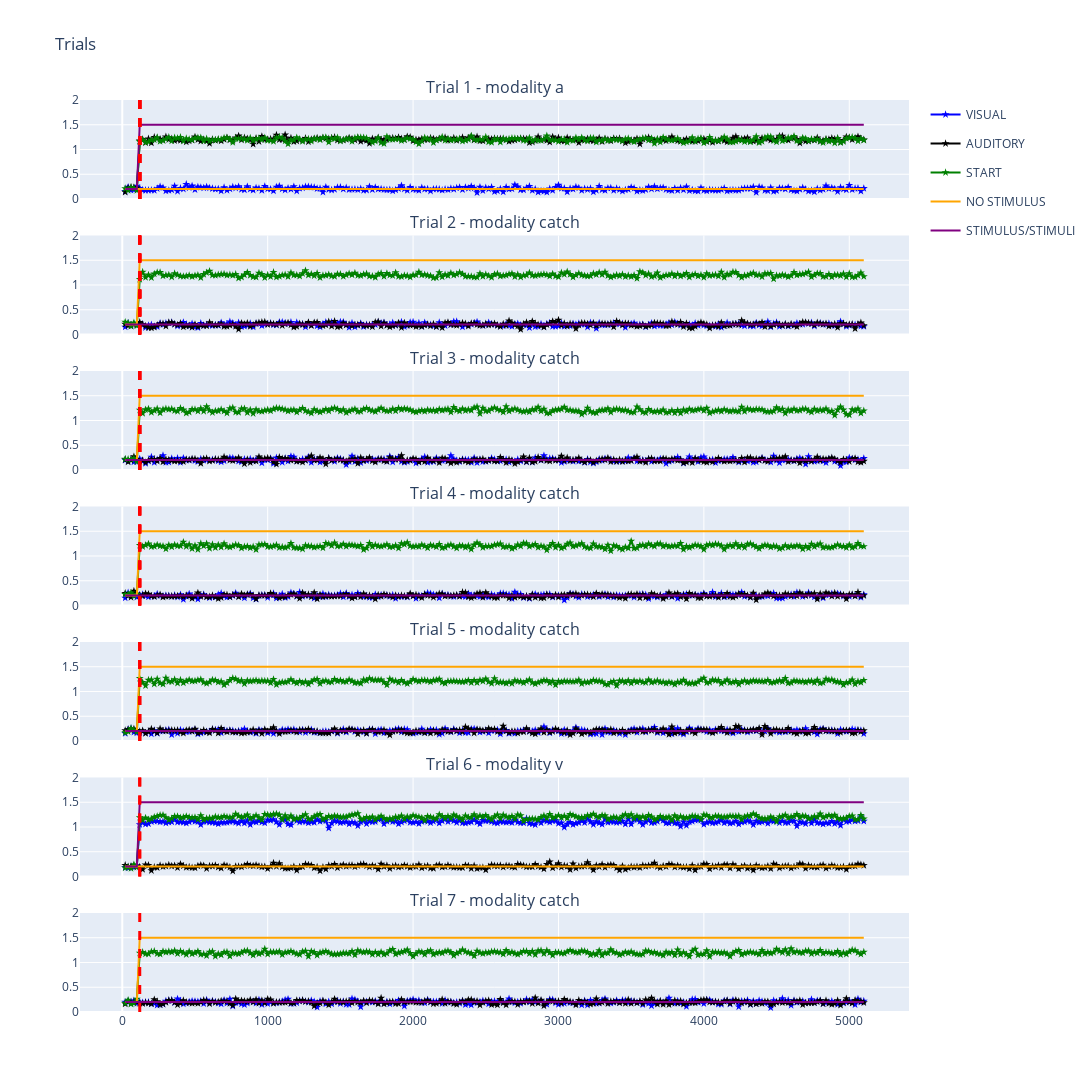

The code cell stored with this chart in its notebook:
### Code cell
fig = make_subplots(rows=minibatch_size, cols=1,
                    shared_xaxes=True,
                    vertical_spacing=0.04,
                    subplot_titles=[
                        "Trial " + str(i + 1) + " - modality " + str(trials['modality'][i])
                        for i in range(minibatch_size)])
showlegend = True
for i in range(minibatch_size):
    fig.add_trace(go.Scatter(
        name="VISUAL",
        mode="markers+lines", x=t, y=trials['inputs'][i][:,0],
        marker_symbol="star",
        legendgroup="VISUAL",
        showlegend=showlegend,
        line_color = 'blue'
    ), row=i+1, col=1)
    fig.add_trace(go.Scatter(
        name="AUDITORY",
        mode="markers+lines", x=t, y=trials['inputs'][i][:,1],
        marker_symbol="star",
        legendgroup="AUDITORY",
        showlegend=showlegend,
        line_color = 'black'
    ), row=i+1, col=1)
    fig.add_trace(go.Scatter(
        name="START",
        mode="markers+lines", x=t, y=trials['inputs'][i][:,2],
        marker_symbol="star",
        legendgroup="START",
        showlegend=showlegend,
        line_color = 'green'
    ), row=i+1, col=1)
    fig.add_trace(go.Scatter(
        name="NO STIMULUS",
        mode="lines", x=t, y=trials['outputs'][i][:,0],
        legendgroup="OUTPUT 1",
        showlegend=showlegend,
        line_color = 'orange'
    ), row=i+1, col=1)
    fig.add_trace(go.Scatter(
        name="STIMULUS/STIMULI",
        mode="lines", x=t, y=trials['outputs'][i][:,1],
        legendgroup="OUTPUT 2",
        showlegend=showlegend,
        line_color = 'purple'
    ), row=i+1, col=1)
    fig.add_vline(x=task.fixation + dt, line_width=3, line_dash="dash", line_color="red")
    showlegend = False
    fig.update_yaxes(range=[0, 2], row=i+1, col=1)
fig.update_layout(height=1300, width=1300, title_text="Trials")
fig.show()

# Q
# How can we insert the inter-trials interval? (3-5 s) Was it present in Guido's task? No
# Sometimes the input stimulus is very low; are we fine with that? YES
# separate auditory and visual neurons in the networks
# 40 visual + 40 auditory in one epoch, 50% of them can be catch trials

### Figure 1 — Plotly figure (JSON) as saved in the notebook; plotly's stock layout.template omitted (floating-point values rounded to 4 significant figures; data arrays with more than 128 entries replaced by an {"elided": "..."} marker saying what was removed)
{"data": [{"legendgroup": "VISUAL", "line": {"color": "blue"}, "marker": {"symbol": "star"}, "mode": "markers+lines", "name": "VISUAL", "showlegend": true, "type": "scatter", "x": {"elided": "255 int values"}, "xaxis": "x", "y": {"elided": "255 float values"}, "yaxis": "y"}, {"legendgroup": "AUDITORY", "line": {"color": "black"}, "marker": {"symbol": "star"}, "mode": "markers+lines", "name": "AUDITORY", "showlegend": true, "type": "scatter", "x": {"elided": "255 int values"}, "xaxis": "x", "y": {"elided": "255 float values"}, "yaxis": "y"}, {"legendgroup": "START", "line": {"color": "green"}, "marker": {"symbol": "star"}, "mode": "markers+lines", "name": "START", "showlegend": true, "type": "scatter", "x": {"elided": "255 int values"}, "xaxis": "x", "y": {"elided": "255 float values"}, "yaxis": "y"}, {"legendgroup": "OUTPUT 1", "line": {"color": "orange"}, "mode": "lines", "name": "NO STIMULUS", "showlegend": true, "type": "scatter", "x": {"elided": "255 int values"}, "xaxis": "x", "y": {"elided": "255 float values"}, "yaxis": "y"}, {"legendgroup": "OUTPUT 2", "line": {"color": "purple"}, "mode": "lines", "name": "STIMULUS/STIMULI", "showlegend": true, "type": "scatter", "x": {"elided": "255 int values"}, "xaxis": "x", "y": {"elided": "255 float values"}, "yaxis": "y"}, {"legendgroup": "VISUAL", "line": {"color": "blue"}, "marker": {"symbol": "star"}, "mode": "markers+lines", "name": "VISUAL", "showlegend": false, "type": "scatter", "x": {"elided": "255 int values"}, "xaxis": "x2", "y": {"elided": "255 float values"}, "yaxis": "y2"}, {"legendgroup": "AUDITORY", "line": {"color": "black"}, "marker": {"symbol": "star"}, "mode": "markers+lines", "name": "AUDITORY", "showlegend": false, "type": "scatter", "x": {"elided": "255 int values"}, "xaxis": "x2", "y": {"elided": "255 float values"}, "yaxis": "y2"}, {"legendgroup": "START", "line": {"color": "green"}, "marker": {"symbol": "star"}, "mode": "markers+lines", "name": "START", "showlegend": false, "type": "scatter", "x": {"elided": "255 int values"}, "xaxis": "x2", "y": {"elided": "255 float values"}, "yaxis": "y2"}, {"legendgroup": "OUTPUT 1", "line": {"color": "orange"}, "mode": "lines", "name": "NO STIMULUS", "showlegend": false, "type": "scatter", "x": {"elided": "255 int values"}, "xaxis": "x2", "y": {"elided": "255 float values"}, "yaxis": "y2"}, {"legendgroup": "OUTPUT 2", "line": {"color": "purple"}, "mode": "lines", "name": "STIMULUS/STIMULI", "showlegend": false, "type": "scatter", "x": {"elided": "255 int values"}, "xaxis": "x2", "y": {"elided": "255 float values"}, "yaxis": "y2"}, {"legendgroup": "VISUAL", "line": {"color": "blue"}, "marker": {"symbol": "star"}, "mode": "markers+lines", "name": "VISUAL", "showlegend": false, "type": "scatter", "x": {"elided": "255 int values"}, "xaxis": "x3", "y": {"elided": "255 float values"}, "yaxis": "y3"}, {"legendgroup": "AUDITORY", "line": {"color": "black"}, "marker": {"symbol": "star"}, "mode": "markers+lines", "name": "AUDITORY", "showlegend": false, "type": "scatter", "x": {"elided": "255 int values"}, "xaxis": "x3", "y": {"elided": "255 float values"}, "yaxis": "y3"}, {"legendgroup": "START", "line": {"color": "green"}, "marker": {"symbol": "star"}, "mode": "markers+lines", "name": "START", "showlegend": false, "type": "scatter", "x": {"elided": "255 int values"}, "xaxis": "x3", "y": {"elided": "255 float values"}, "yaxis": "y3"}, {"legendgroup": "OUTPUT 1", "line": {"color": "orange"}, "mode": "lines", "name": "NO STIMULUS", "showlegend": false, "type": "scatter", "x": {"elided": "255 int values"}, "xaxis": "x3", "y": {"elided": "255 float values"}, "yaxis": "y3"}, {"legendgroup": "OUTPUT 2", "line": {"color": "purple"}, "mode": "lines", "name": "STIMULUS/STIMULI", "showlegend": false, "type": "scatter", "x": {"elided": "255 int values"}, "xaxis": "x3", "y": {"elided": "255 float values"}, "yaxis": "y3"}, {"legendgroup": "VISUAL", "line": {"color": "blue"}, "marker": {"symbol": "star"}, "mode": "markers+lines", "name": "VISUAL", "showlegend": false, "type": "scatter", "x": {"elided": "255 int values"}, "xaxis": "x4", "y": {"elided": "255 float values"}, "yaxis": "y4"}, {"legendgroup": "AUDITORY", "line": {"color": "black"}, "marker": {"symbol": "star"}, "mode": "markers+lines", "name": "AUDITORY", "showlegend": false, "type": "scatter", "x": {"elided": "255 int values"}, "xaxis": "x4", "y": {"elided": "255 float values"}, "yaxis": "y4"}, {"legendgroup": "START", "line": {"color": "green"}, "marker": {"symbol": "star"}, "mode": "markers+lines", "name": "START", "showlegend": false, "type": "scatter", "x": {"elided": "255 int values"}, "xaxis": "x4", "y": {"elided": "255 float values"}, "yaxis": "y4"}, {"legendgroup": "OUTPUT 1", "line": {"color": "orange"}, "mode": "lines", "name": "NO STIMULUS", "showlegend": false, "type": "scatter", "x": {"elided": "255 int values"}, "xaxis": "x4", "y": {"elided": "255 float values"}, "yaxis": "y4"}, {"legendgroup": "OUTPUT 2", "line": {"color": "purple"}, "mode": "lines", "name": "STIMULUS/STIMULI", "showlegend": false, "type": "scatter", "x": {"elided": "255 int values"}, "xaxis": "x4", "y": {"elided": "255 float values"}, "yaxis": "y4"}, {"legendgroup": "VISUAL", "line": {"color": "blue"}, "marker": {"symbol": "star"}, "mode": "markers+lines", "name": "VISUAL", "showlegend": false, "type": "scatter", "x": {"elided": "255 int values"}, "xaxis": "x5", "y": {"elided": "255 float values"}, "yaxis": "y5"}, {"legendgroup": "AUDITORY", "line": {"color": "black"}, "marker": {"symbol": "star"}, "mode": "markers+lines", "name": "AUDITORY", "showlegend": false, "type": "scatter", "x": {"elided": "255 int values"}, "xaxis": "x5", "y": {"elided": "255 float values"}, "yaxis": "y5"}, {"legendgroup": "START", "line": {"color": "green"}, "marker": {"symbol": "star"}, "mode": "markers+lines", "name": "START", "showlegend": false, "type": "scatter", "x": {"elided": "255 int values"}, "xaxis": "x5", "y": {"elided": "255 float values"}, "yaxis": "y5"}, {"legendgroup": "OUTPUT 1", "line": {"color": "orange"}, "mode": "lines", "name": "NO STIMULUS", "showlegend": false, "type": "scatter", "x": {"elided": "255 int values"}, "xaxis": "x5", "y": {"elided": "255 float values"}, "yaxis": "y5"}, {"legendgroup": "OUTPUT 2", "line": {"color": "purple"}, "mode": "lines", "name": "STIMULUS/STIMULI", "showlegend": false, "type": "scatter", "x": {"elided": "255 int values"}, "xaxis": "x5", "y": {"elided": "255 float values"}, "yaxis": "y5"}, {"legendgroup": "VISUAL", "line": {"color": "blue"}, "marker": {"symbol": "star"}, "mode": "markers+lines", "name": "VISUAL", "showlegend": false, "type": "scatter", "x": {"elided": "255 int values"}, "xaxis": "x6", "y": {"elided": "255 float values"}, "yaxis": "y6"}, {"legendgroup": "AUDITORY", "line": {"color": "black"}, "marker": {"symbol": "star"}, "mode": "markers+lines", "name": "AUDITORY", "showlegend": false, "type": "scatter", "x": {"elided": "255 int values"}, "xaxis": "x6", "y": {"elided": "255 float values"}, "yaxis": "y6"}, {"legendgroup": "START", "line": {"color": "green"}, "marker": {"symbol": "star"}, "mode": "markers+lines", "name": "START", "showlegend": false, "type": "scatter", "x": {"elided": "255 int values"}, "xaxis": "x6", "y": {"elided": "255 float values"}, "yaxis": "y6"}, {"legendgroup": "OUTPUT 1", "line": {"color": "orange"}, "mode": "lines", "name": "NO STIMULUS", "showlegend": false, "type": "scatter", "x": {"elided": "255 int values"}, "xaxis": "x6", "y": {"elided": "255 float values"}, "yaxis": "y6"}, {"legendgroup": "OUTPUT 2", "line": {"color": "purple"}, "mode": "lines", "name": "STIMULUS/STIMULI", "showlegend": false, "type": "scatter", "x": {"elided": "255 int values"}, "xaxis": "x6", "y": {"elided": "255 float values"}, "yaxis": "y6"}, {"legendgroup": "VISUAL", "line": {"color": "blue"}, "marker": {"symbol": "star"}, "mode": "markers+lines", "name": "VISUAL", "showlegend": false, "type": "scatter", "x": {"elided": "255 int values"}, "xaxis": "x7", "y": {"elided": "255 float values"}, "yaxis": "y7"}, {"legendgroup": "AUDITORY", "line": {"color": "black"}, "marker": {"symbol": "star"}, "mode": "markers+lines", "name": "AUDITORY", "showlegend": false, "type": "scatter", "x": {"elided": "255 int values"}, "xaxis": "x7", "y": {"elided": "255 float values"}, "yaxis": "y7"}, {"legendgroup": "START", "line": {"color": "green"}, "marker": {"symbol": "star"}, "mode": "markers+lines", "name": "START", "showlegend": false, "type": "scatter", "x": {"elided": "255 int values"}, "xaxis": "x7", "y": {"elided": "255 float values"}, "yaxis": "y7"}, {"legendgroup": "OUTPUT 1", "line": {"color": "orange"}, "mode": "lines", "name": "NO STIMULUS", "showlegend": false, "type": "scatter", "x": {"elided": "255 int values"}, "xaxis": "x7", "y": {"elided": "255 float values"}, "yaxis": "y7"}, {"legendgroup": "OUTPUT 2", "line": {"color": "purple"}, "mode": "lines", "name": "STIMULUS/STIMULI", "showlegend": false, "type": "scatter", "x": {"elided": "255 int values"}, "xaxis": "x7", "y": {"elided": "255 float values"}, "yaxis": "y7"}], "layout": {"annotations": [{"font": {"size": 16}, "showarrow": false, "text": "Trial 1 - modality a", "x": 0.5, "xanchor": "center", "xref": "paper", "y": 1.0, "yanchor": "bottom", "yref": "paper"}, {"font": {"size": 16}, "showarrow": false, "text": "Trial 2 - modality catch", "x": 0.5, "xanchor": "center", "xref": "paper", "y": 0.8514, "yanchor": "bottom", "yref": "paper"}, {"font": {"size": 16}, "showarrow": false, "text": "Trial 3 - modality catch", "x": 0.5, "xanchor": "center", "xref": "paper", "y": 0.7029, "yanchor": "bottom", "yref": "paper"}, {"font": {"size": 16}, "showarrow": false, "text": "Trial 4 - modality catch", "x": 0.5, "xanchor": "center", "xref": "paper", "y": 0.5543, "yanchor": "bottom", "yref": "paper"}, {"font": {"size": 16}, "showarrow": false, "text": "Trial 5 - modality catch", "x": 0.5, "xanchor": "center", "xref": "paper", "y": 0.4057, "yanchor": "bottom", "yref": "paper"}, {"font": {"size": 16}, "showarrow": false, "text": "Trial 6 - modality v", "x": 0.5, "xanchor": "center", "xref": "paper", "y": 0.2571, "yanchor": "bottom", "yref": "paper"}, {"font": {"size": 16}, "showarrow": false, "text": "Trial 7 - modality catch", "x": 0.5, "xanchor": "center", "xref": "paper", "y": 0.1086, "yanchor": "bottom", "yref": "paper"}], "height": 1300, "shapes": [{"line": {"color": "red", "dash": "dash", "width": 3}, "type": "line", "x0": 120, "x1": 120, "xref": "x", "y0": 0, "y1": 1, "yref": "y domain"}, {"line": {"color": "red", "dash": "dash", "width": 3}, "type": "line", "x0": 120, "x1": 120, "xref": "x", "y0": 0, "y1": 1, "yref": "y domain"}, {"line": {"color": "red", "dash": "dash", "width": 3}, "type": "line", "x0": 120, "x1": 120, "xref": "x2", "y0": 0, "y1": 1, "yref": "y2 domain"}, {"line": {"color": "red", "dash": "dash", "width": 3}, "type": "line", "x0": 120, "x1": 120, "xref": "x", "y0": 0, "y1": 1, "yref": "y domain"}, {"line": {"color": "red", "dash": "dash", "width": 3}, "type": "line", "x0": 120, "x1": 120, "xref": "x2", "y0": 0, "y1": 1, "yref": "y2 domain"}, {"line": {"color": "red", "dash": "dash", "width": 3}, "type": "line", "x0": 120, "x1": 120, "xref": "x3", "y0": 0, "y1": 1, "yref": "y3 domain"}, {"line": {"color": "red", "dash": "dash", "width": 3}, "type": "line", "x0": 120, "x1": 120, "xref": "x", "y0": 0, "y1": 1, "yref": "y domain"}, {"line": {"color": "red", "dash": "dash", "width": 3}, "type": "line", "x0": 120, "x1": 120, "xref": "x2", "y0": 0, "y1": 1, "yref": "y2 domain"}, {"line": {"color": "red", "dash": "dash", "width": 3}, "type": "line", "x0": 120, "x1": 120, "xref": "x3", "y0": 0, "y1": 1, "yref": "y3 domain"}, {"line": {"color": "red", "dash": "dash", "width": 3}, "type": "line", "x0": 120, "x1": 120, "xref": "x4", "y0": 0, "y1": 1, "yref": "y4 domain"}, {"line": {"color": "red", "dash": "dash", "width": 3}, "type": "line", "x0": 120, "x1": 120, "xref": "x", "y0": 0, "y1": 1, "yref": "y domain"}, {"line": {"color": "red", "dash": "dash", "width": 3}, "type": "line", "x0": 120, "x1": 120, "xref": "x2", "y0": 0, "y1": 1, "yref": "y2 domain"}, {"line": {"color": "red", "dash": "dash", "width": 3}, "type": "line", "x0": 120, "x1": 120, "xref": "x3", "y0": 0, "y1": 1, "yref": "y3 domain"}, {"line": {"color": "red", "dash": "dash", "width": 3}, "type": "line", "x0": 120, "x1": 120, "xref": "x4", "y0": 0, "y1": 1, "yref": "y4 domain"}, {"line": {"color": "red", "dash": "dash", "width": 3}, "type": "line", "x0": 120, "x1": 120, "xref": "x5", "y0": 0, "y1": 1, "yref": "y5 domain"}, {"line": {"color": "red", "dash": "dash", "width": 3}, "type": "line", "x0": 120, "x1": 120, "xref": "x", "y0": 0, "y1": 1, "yref": "y domain"}, {"line": {"color": "red", "dash": "dash", "width": 3}, "type": "line", "x0": 120, "x1": 120, "xref": "x2", "y0": 0, "y1": 1, "yref": "y2 domain"}, {"line": {"color": "red", "dash": "dash", "width": 3}, "type": "line", "x0": 120, "x1": 120, "xref": "x3", "y0": 0, "y1": 1, "yref": "y3 domain"}, {"line": {"color": "red", "dash": "dash", "width": 3}, "type": "line", "x0": 120, "x1": 120, "xref": "x4", "y0": 0, "y1": 1, "yref": "y4 domain"}, {"line": {"color": "red", "dash": "dash", "width": 3}, "type": "line", "x0": 120, "x1": 120, "xref": "x5", "y0": 0, "y1": 1, "yref": "y5 domain"}, {"line": {"color": "red", "dash": "dash", "width": 3}, "type": "line", "x0": 120, "x1": 120, "xref": "x6", "y0": 0, "y1": 1, "yref": "y6 domain"}, {"line": {"color": "red", "dash": "dash", "width": 3}, "type": "line", "x0": 120, "x1": 120, "xref": "x", "y0": 0, "y1": 1, "yref": "y domain"}, {"line": {"color": "red", "dash": "dash", "width": 3}, "type": "line", "x0": 120, "x1": 120, "xref": "x2", "y0": 0, "y1": 1, "yref": "y2 domain"}, {"line": {"color": "red", "dash": "dash", "width": 3}, "type": "line", "x0": 120, "x1": 120, "xref": "x3", "y0": 0, "y1": 1, "yref": "y3 domain"}, {"line": {"color": "red", "dash": "dash", "width": 3}, "type": "line", "x0": 120, "x1": 120, "xref": "x4", "y0": 0, "y1": 1, "yref": "y4 domain"}, {"line": {"color": "red", "dash": "dash", "width": 3}, "type": "line", "x0": 120, "x1": 120, "xref": "x5", "y0": 0, "y1": 1, "yref": "y5 domain"}, {"line": {"color": "red", "dash": "dash", "width": 3}, "type": "line", "x0": 120, "x1": 120, "xref": "x6", "y0": 0, "y1": 1, "yref": "y6 domain"}, {"line": {"color": "red", "dash": "dash", "width": 3}, "type": "line", "x0": 120, "x1": 120, "xref": "x7", "y0": 0, "y1": 1, "yref": "y7 domain"}], "title": {"text": "Trials"}, "width": 1300, "xaxis": {"anchor": "y", "domain": [0, 1], "matches": "x7", "showticklabels": false}, "xaxis2": {"anchor": "y2", "domain": [0, 1], "matches": "x7", "showticklabels": false}, "xaxis3": {"anchor": "y3", "domain": [0, 1], "matches": "x7", "showticklabels": false}, "xaxis4": {"anchor": "y4", "domain": [0, 1], "matches": "x7", "showticklabels": false}, "xaxis5": {"anchor": "y5", "domain": [0, 1], "matches": "x7", "showticklabels": false}, "xaxis6": {"anchor": "y6", "domain": [0, 1], "matches": "x7", "showticklabels": false}, "xaxis7": {"anchor": "y7", "domain": [0, 1]}, "yaxis": {"anchor": "x", "domain": [0.8914, 1.0], "range": [0, 2]}, "yaxis2": {"anchor": "x2", "domain": [0.7429, 0.8514], "range": [0, 2]}, "yaxis3": {"anchor": "x3", "domain": [0.5943, 0.7029], "range": [0, 2]}, "yaxis4": {"anchor": "x4", "domain": [0.4457, 0.5543], "range": [0, 2]}, "yaxis5": {"anchor": "x5", "domain": [0.2971, 0.4057], "range": [0, 2]}, "yaxis6": {"anchor": "x6", "domain": [0.1486, 0.2571], "range": [0, 2]}, "yaxis7": {"anchor": "x7", "domain": [0, 0.1086], "range": [0, 2]}}}
